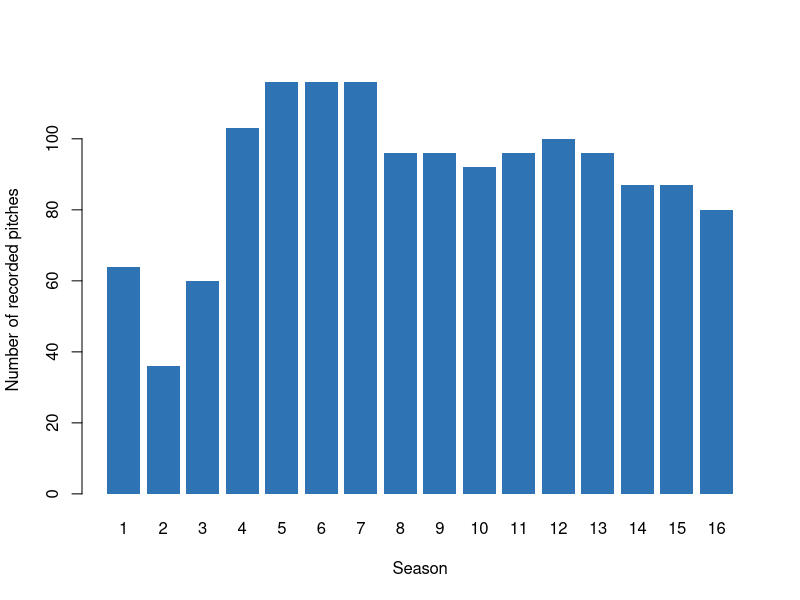
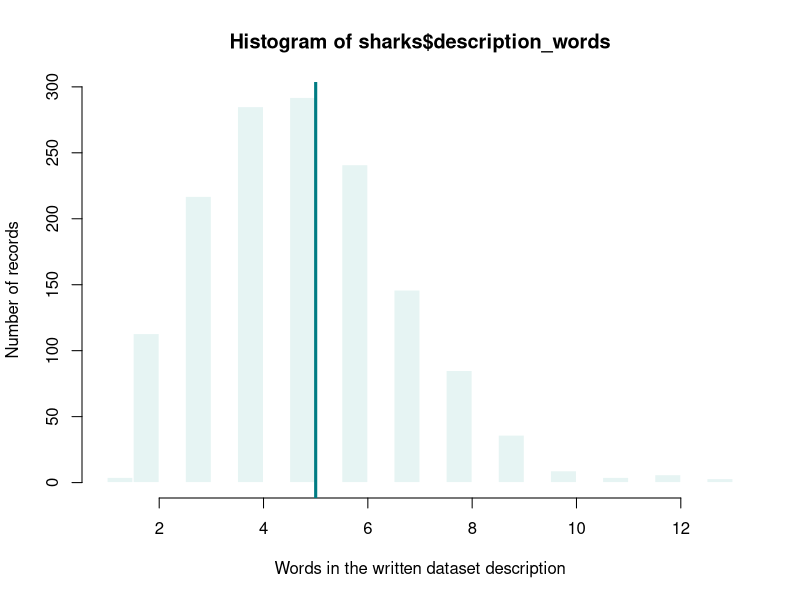

The R source for these figures, in order:
## ---- chunk 1
knitr::opts_chunk$set(echo = TRUE, message = FALSE, warning = FALSE,
                      fig.width = 7, fig.height = 4.5)
sharks <- read.csv("data/shark_tank_teaching.csv", stringsAsFactors = FALSE)
D <- sharks$deal_on_show == 1
L <- sharks$season >= 5
## ---- chunk 2
season_counts <- table(sharks$season)
season_counts
round(prop.table(season_counts), 3)
## ---- chunk 3
barplot(
  season_counts,
  col = "#2E74B5", border = NA,
  xlab = "Season", ylab = "Number of recorded pitches"
)
## ---- chunk 4
hist(
  sharks$description_words,
  breaks = 25,
  col = "#E6F4F3", border = "white",
  xlab = "Words in the written dataset description",
  ylab = "Number of records"
)
abline(v = median(sharks$description_words), col = "#007C83", lwd = 3)
## ---- chunk 5
c(
  P_D = mean(D),
  P_L = mean(L),
  P_D_and_L = mean(D & L),
  P_not_D = mean(!D),
  P_D_or_L_direct = mean(D | L),
  P_D_or_L_rule = mean(D) + mean(L) - mean(D & L)
)
